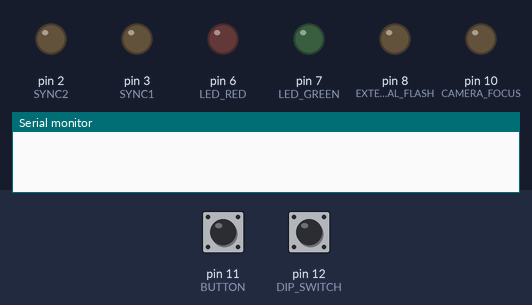
Simulated run of this program. Board: Arduino Uno, built with avr-gcc and run on an emulated ATmega328P. Shown: output pins drawn as LEDs (lit = HIGH), the last lines printed to the serial monitor. The test bench sets the inputs (shaded band); at power-on: pin 11 (BUTTON) LOW, pin 12 (DIP_SWITCH) LOW. The local clock reads 2024-03-15 10:24:30 at power-on unless the program sets it.

Above: at 5.2 s.
5.3 s: pin 11 (BUTTON) pulled HIGH for 0.25 s
At 6.1 s:
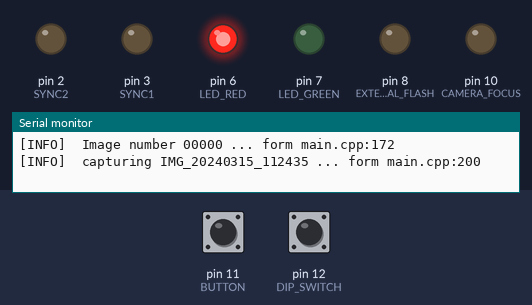
8.5 s: pin 12 (DIP_SWITCH) pulled HIGH for 0.25 s
At 9.8 s:
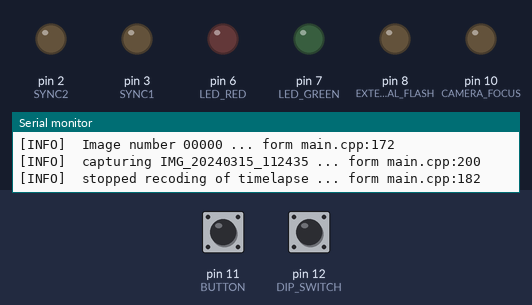
10.2 s: pin 12 (DIP_SWITCH) pulled HIGH for 3.2 s
At 10.9 s:
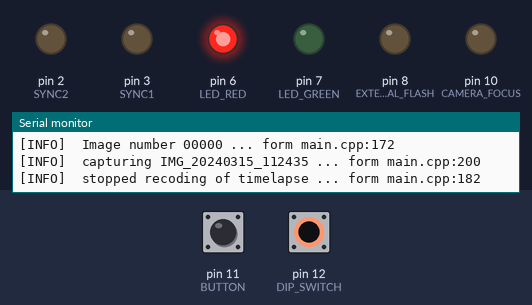
14.9 s: pin 11 (BUTTON) pulled HIGH for 1 s
At 16.5 s:
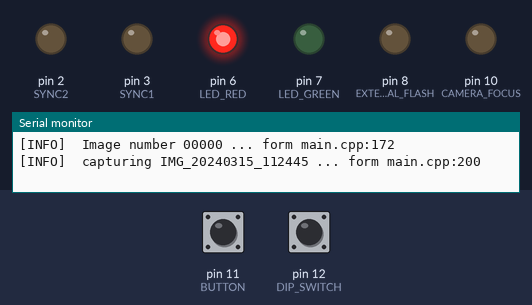
18.9 s: pin 11 (BUTTON) driven HIGH and pin 12 (DIP_SWITCH) driven HIGH
At 19.4 s:
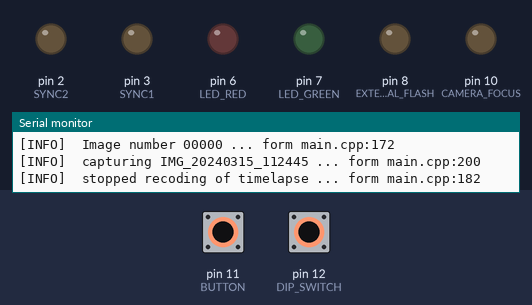
21.1 s: pin 12 (DIP_SWITCH) pulsed LOW 5 times (0.12 s each, 0.3 s apart)
At 23.1 s:
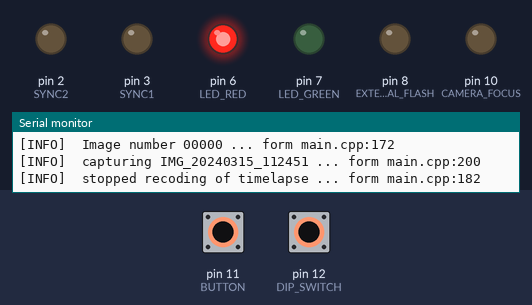
Timing chart, 0 to 24.6 s (numbered marks = the images above; inputs shaded):
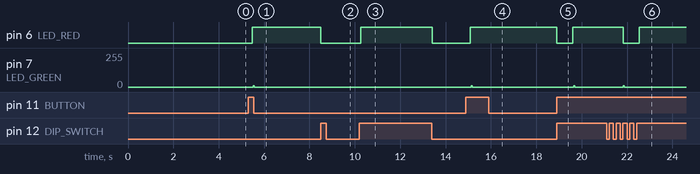

The program:

main.cpp
```cpp
#include <Arduino.h>
#include <DS3231.h>
#include <Wire.h>
#include <stdio.h>
#include <stdlib.h>

// >>>>>> Macros for debugging and sending out info over serial <<<<<<
#define MSG_ERROR(msg)                     \
  Serial.print("[ERROR] ");                \
  Serial.print(msg);                       \
  Serial.print(" ... form " __FILE__ ":"); \
  Serial.println(__LINE__);
#define MSG_DEBUG(msg)                     \
  Serial.print("[DEBUG] ");                \
  Serial.print(msg);                       \
  Serial.print(" ... form " __FILE__ ":"); \
  Serial.println(__LINE__);
#define MSG_INFO(msg)                      \
  Serial.print("[INFO]  ");                \
  Serial.print(msg);                       \
  Serial.print(" ... form " __FILE__ ":"); \
  Serial.println(__LINE__);

// >>>>>> Analog Pins <<<<<<
#define PIEZO A0          // Analog Pin 0
#define PHOTORESISTOR A1  // Analog Pin 1
#define POTENTIOMETER A2  // Analog Pin 2
// Analog Pin 3 is free for use - Open3
// Analog Pin 4 is free for use - Open1 & Open3 | SDA
// Analog Pin 5 is free for use - Open1 & Open3 | SCL

// >>>>>> Digital IO Pins <<<<<<
#define BLUETOOTH_RX 0  // Digital Pin 0
#define BLUETOOTH_TX 1  // Digital Pin 1
#define SYNC2 2         // Digital Pin 2
#define SYNC1 3         // Digital Pin 3
// Digital Pin 4 is free for use - Open4
// Digital Pin 5 is free for use - Open4
#define LED_RED 6         // Digital Pin 6
#define LED_GREEN 7       // Digital Pin 7
#define EXTERNAL_FLASH 8  // Digital Pin 8
#define CAMERA_TRIGGER 9  // Digital Pin 9
#define CAMERA_FOCUS 10   // Digital Pin 10
#define BUTTON 11         // Digital Pin 11
#define DIP_SWITCH 12     // Digital Pin 12
// Digital Pin 13 is free for use - Open2

// >>>>>> Function Prototypes <<<<<<
void automaticMode();
void manualMode();
void captureImage();
void recordTimelapse(uint32_t f_timeToRecord, uint32_t f_clipLength,
                     uint32_t f_fps);

enum class RecordingMode : uint8_t { automatic = 0, manual = 1 };

RTClib rtc;  // real time clock connected over I2C

// comment out/in below line to change the behaviour of automatic mode
// #define START_TIMELAPSE_RECORDING_LDR_AND_RTC_CONTROLLED
// meteorological sunset of 2nd July 2020 20:58:00 in unix time this is
// static const uint32_t recordingStartTime = 1593716280;

void setup() {
  // Initialize the used pins
  pinMode(BLUETOOTH_RX, INPUT);
  pinMode(BLUETOOTH_TX, OUTPUT);
  pinMode(SYNC1, OUTPUT);
  pinMode(SYNC2, OUTPUT);
  pinMode(LED_GREEN, OUTPUT);
  pinMode(LED_RED, OUTPUT);
  pinMode(EXTERNAL_FLASH, OUTPUT);
  pinMode(CAMERA_TRIGGER, OUTPUT);
  pinMode(CAMERA_FOCUS, OUTPUT);
  pinMode(BUTTON,
          INPUT);  // use internal pull up to get falling edge interrupts
  pinMode(DIP_SWITCH, INPUT);

  Wire.begin();
  Serial.begin(115200);

  delay(4000);
}

void loop() {
  RecordingMode recordingMode =
      static_cast<RecordingMode>(digitalRead(DIP_SWITCH));
  switch (recordingMode) {
    case RecordingMode::automatic:
      automaticMode();
      break;
    case RecordingMode::manual:
      manualMode();
      break;
    default:
      MSG_ERROR("Dip switch is in undefined state!");
  }
  delay(200);
}

/**
 * @brief handle manual/test mode
 *
 * when `DIP_SWITCH` is `HIGH` camera can be triggered by pressing `BUTTON`
 */
int prevBtnState = LOW;
void manualMode() {
  digitalWrite(LED_RED, HIGH);

  int btnState = digitalRead(BUTTON);
  ;
  if (btnState != prevBtnState) {
    if (btnState == HIGH) {
      MSG_INFO("Capture image via BUTTON press");
      captureImage();
      MSG_INFO("Image Capture done");
      delay(1500);
    }
  }
  prevBtnState = btnState;
  delay(10);
}

/**
 * @brief handle automatic mode
 *
 */
void automaticMode() {
  digitalWrite(LED_RED, LOW);
#ifdef START_TIMELAPSE_RECORDING_LDR_AND_RTC_CONTROLLED
  DateTime now = rtc.now();
  uint16_t brightness = analogRead(PHOTORESISTOR);

  // TODO: overthink this variable
  static bool timelapseRecorded = false;

  // start recording a timelapse if sunset starts
  // either it is dark enough or the time of the meteorological sunset has
  // passed
  if (brightness < 140 ||
      now.unixtime() >= recordingStartTime && !timelapseRecorded) {
    recordTimelapse(7200, 120, 60);  // record 2h as 2min timeslapse with 60fps
    timelapseRecorded = true;
  }
  delay(1000);
#else
  int btnState = digitalRead(BUTTON);
  if (btnState) {
    MSG_INFO("Capture timelapse via BUTTON press");
    recordTimelapse(7200, 60, 30);  // record 2h as 2min timeslapse with 60fps
    delay(500);
  }
  delay(10);
#endif
}

/**
 * @brief record a given time interval as a fixed length time lapse with
 fixed
 * fps
 *
 * @param f_timeToRecord  time interval to record in seconds
 * @param f_clipLength  length of the final timelapse
 * @param f_fps  fps of the final timelapse
 */
void recordTimelapse(uint32_t f_timeToRecord, uint32_t f_clipLength,
                     uint32_t f_fps) {
  bool recordTimeLapse = true;
  for (uint32_t i = 0ul; i < (f_clipLength * f_fps) && recordTimeLapse; ++i) {
    char msg[21];
    snprintf(msg, 21, "Image number %05i", i);
    MSG_INFO(msg);
    digitalWrite(LED_RED, HIGH);  // indicate start of image capture
    captureImage();
    for (uint32_t s = 0; s < (f_timeToRecord / (f_clipLength * f_fps)) * 100.0f;
         ++s) {
      // if the switch get toggled to off the recording of the timelapse should
      // be stopped
      if (static_cast<RecordingMode>(digitalRead(DIP_SWITCH)) ==
          RecordingMode::manual) {
        recordTimeLapse = false;
        MSG_INFO("stopped recoding of timelapse");
        break;
      }
      delay(10);
    }
    digitalWrite(LED_RED, LOW);  // indicate end of image capture
  }
}

/**
 * @brief trigger camera to record an image
 *
 */
void captureImage() {
  DateTime now = rtc.now();
  char imagename[45];
  snprintf(imagename, 45, "capturing IMG_%04d%02d%02d_%02d%02d%02d", now.year(),
           now.month(), now.day(), now.hour() + 1, now.minute(), now.second());
  MSG_INFO(imagename);

  auto toggleLed = []() {
    digitalWrite(LED_GREEN, HIGH);
    delayMicroseconds(7);
    digitalWrite(LED_GREEN, LOW);
    delayMicroseconds(7);
  };
  // send out sequence via IR to trigger image capturing of camera
  uint8_t i;
  for (i = 0; i < 76; ++i) {
    toggleLed();
  }
  delay(27);
  delayMicroseconds(810);
  for (i = 0; i < 16; ++i) {
    toggleLed();
  }
  delayMicroseconds(1540);
  for (i = 0; i < 16; ++i) {
    toggleLed();
  }
  delayMicroseconds(3545);
  for (i = 0; i < 16; ++i) {
    toggleLed();
  }
}
```

Measured:
- after the input at 5.3 s, pin 6 (LED_RED): LOW → HIGH after 0.17 s; pin 7 (LED_GREEN): 0/255 → 8/255 after 0.22 s, → 0/255 0.04 s later
- after the input at 8.5 s, pin 6 (LED_RED): HIGH → LOW at once; pin 7 (LED_GREEN): stays 0/255 (without the input it goes to 8/255 after 1.1 s)
- after the input at 10.2 s, pin 6 (LED_RED): LOW → HIGH after 0.06 s, → LOW 3.2 s later
- after the input at 14.9 s, pin 6 (LED_RED): LOW → HIGH after 0.20 s; pin 7 (LED_GREEN): 0/255 → 8/255 after 0.24 s, → 0/255 0.04 s later
- after the input at 18.9 s, pin 6 (LED_RED): HIGH → LOW at once, → HIGH 0.71 s later
- after the input at 21.1 s, pin 6 (LED_RED): HIGH → LOW after 0.73 s, → HIGH 0.71 s later; pin 7 (LED_GREEN): 0/255 → 8/255 after 0.74 s, → 0/255 0.04 s later
